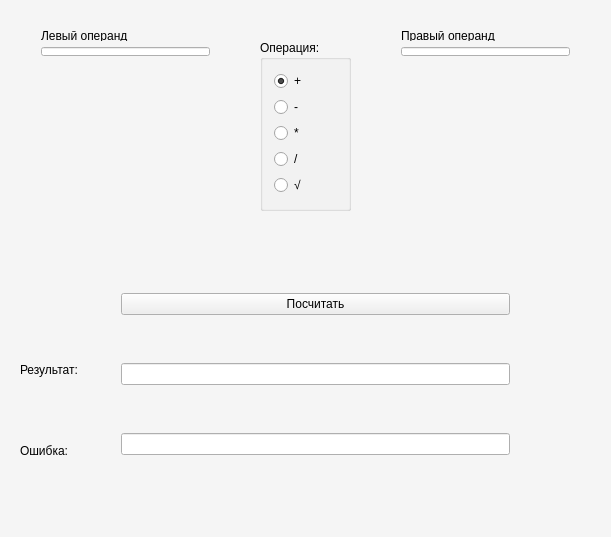
<?xml version="1.0" encoding="UTF-8"?>
<ui version="4.0">
 <class>Widget</class>
 <widget class="QWidget" name="Widget">
  <property name="geometry">
   <rect>
    <x>0</x>
    <y>0</y>
    <width>611</width>
    <height>537</height>
   </rect>
  </property>
  <property name="palette">
   <palette>
    <active>
     <colorrole role="Base">
      <brush brushstyle="SolidPattern">
       <color alpha="255">
        <red>255</red>
        <green>255</green>
        <blue>255</blue>
       </color>
      </brush>
     </colorrole>
     <colorrole role="Window">
      <brush brushstyle="SolidPattern">
       <color alpha="255">
        <red>245</red>
        <green>245</green>
        <blue>245</blue>
       </color>
      </brush>
     </colorrole>
    </active>
    <inactive>
     <colorrole role="Base">
      <brush brushstyle="SolidPattern">
       <color alpha="255">
        <red>255</red>
        <green>255</green>
        <blue>255</blue>
       </color>
      </brush>
     </colorrole>
     <colorrole role="Window">
      <brush brushstyle="SolidPattern">
       <color alpha="255">
        <red>245</red>
        <green>245</green>
        <blue>245</blue>
       </color>
      </brush>
     </colorrole>
    </inactive>
    <disabled>
     <colorrole role="Base">
      <brush brushstyle="SolidPattern">
       <color alpha="255">
        <red>245</red>
        <green>245</green>
        <blue>245</blue>
       </color>
      </brush>
     </colorrole>
     <colorrole role="Window">
      <brush brushstyle="SolidPattern">
       <color alpha="255">
        <red>245</red>
        <green>245</green>
        <blue>245</blue>
       </color>
      </brush>
     </colorrole>
    </disabled>
   </palette>
  </property>
  <property name="windowTitle">
   <string>Widget</string>
  </property>
  <widget class="QGroupBox" name="groupBox">
   <property name="geometry">
    <rect>
     <x>260</x>
     <y>40</y>
     <width>91</width>
     <height>171</height>
    </rect>
   </property>
   <property name="title">
    <string>Операция:</string>
   </property>
   <layout class="QVBoxLayout" name="verticalLayout">
    <item>
     <widget class="QRadioButton" name="plus">
      <property name="enabled">
       <bool>true</bool>
      </property>
      <property name="tabletTracking">
       <bool>false</bool>
      </property>
      <property name="autoFillBackground">
       <bool>false</bool>
      </property>
      <property name="text">
       <string>+</string>
      </property>
      <property name="checked">
       <bool>true</bool>
      </property>
      <property name="autoRepeat">
       <bool>false</bool>
      </property>
     </widget>
    </item>
    <item>
     <widget class="QRadioButton" name="minus">
      <property name="text">
       <string>-</string>
      </property>
     </widget>
    </item>
    <item>
     <widget class="QRadioButton" name="proizvedenie">
      <property name="text">
       <string>*</string>
      </property>
     </widget>
    </item>
    <item>
     <widget class="QRadioButton" name="delenie">
      <property name="text">
       <string>/</string>
      </property>
     </widget>
    </item>
    <item>
     <widget class="QRadioButton" name="koren">
      <property name="text">
       <string>√</string>
      </property>
     </widget>
    </item>
   </layout>
  </widget>
  <widget class="QLabel" name="lable_result">
   <property name="geometry">
    <rect>
     <x>20</x>
     <y>360</y>
     <width>91</width>
     <height>20</height>
    </rect>
   </property>
   <property name="text">
    <string>Результат:</string>
   </property>
  </widget>
  <widget class="QLabel" name="label_4">
   <property name="geometry">
    <rect>
     <x>20</x>
     <y>440</y>
     <width>71</width>
     <height>21</height>
    </rect>
   </property>
   <property name="text">
    <string>Ошибка:</string>
   </property>
  </widget>
  <widget class="QWidget" name="layoutWidget">
   <property name="geometry">
    <rect>
     <x>30</x>
     <y>20</y>
     <width>191</width>
     <height>47</height>
    </rect>
   </property>
   <layout class="QVBoxLayout" name="verticalLayout_2">
    <item>
     <widget class="QLabel" name="label_operand1">
      <property name="text">
       <string>Левый операнд</string>
      </property>
     </widget>
    </item>
    <item>
     <widget class="QLineEdit" name="operand_left">
      <property name="inputMethodHints">
       <set>Qt::ImhDigitsOnly|Qt::ImhPreferNumbers</set>
      </property>
     </widget>
    </item>
   </layout>
  </widget>
  <widget class="QWidget" name="layoutWidget">
   <property name="geometry">
    <rect>
     <x>390</x>
     <y>20</y>
     <width>191</width>
     <height>47</height>
    </rect>
   </property>
   <layout class="QVBoxLayout" name="verticalLayout_3">
    <item>
     <widget class="QLabel" name="label_operand2">
      <property name="text">
       <string>Правый операнд</string>
      </property>
     </widget>
    </item>
    <item>
     <widget class="QLineEdit" name="operand_right"/>
    </item>
   </layout>
  </widget>
  <widget class="QWidget" name="layoutWidget">
   <property name="geometry">
    <rect>
     <x>110</x>
     <y>240</y>
     <width>411</width>
     <height>271</height>
    </rect>
   </property>
   <layout class="QVBoxLayout" name="verticalLayout_4">
    <item>
     <widget class="QPushButton" name="resultButton">
      <property name="text">
       <string>Посчитать</string>
      </property>
     </widget>
    </item>
    <item>
     <widget class="QLineEdit" name="result">
      <property name="readOnly">
       <bool>true</bool>
      </property>
     </widget>
    </item>
    <item>
     <widget class="QLineEdit" name="error">
      <property name="readOnly">
       <bool>true</bool>
      </property>
     </widget>
    </item>
   </layout>
  </widget>
 </widget>
 <layoutdefault spacing="6" margin="11"/>
 <resources/>
 <connections/>
</ui>
